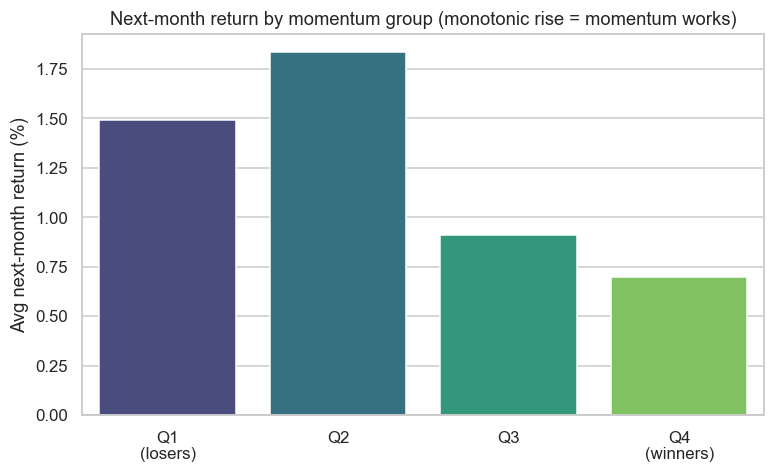

Recreate this plot in Python.
# Sort stocks into groups by momentum, then check each group's next-month return.
import os
from datetime import datetime
from pathlib import Path

import matplotlib

matplotlib.use("Agg")
import matplotlib.pyplot as plt
import numpy as np
import pandas as pd
import seaborn as sns
from openalgo import api

client = api(
    api_key=os.getenv("OPENALGO_API_KEY", "your_api_key_here"),
    host=os.getenv("OPENALGO_HOST", "http://127.0.0.1:5000"),
)

end = datetime.now().strftime("%Y-%m-%d")
universe = ["RELIANCE", "INFY", "HDFCBANK", "ITC", "TATASTEEL", "ADANIENT", "SBIN",
            "BHARTIARTL", "MARUTI", "SUNPHARMA", "TITAN", "HINDALCO", "AXISBANK",
            "LT", "WIPRO", "POWERGRID"]

prices = pd.DataFrame({s: client.history(symbol=s, exchange="NSE", interval="D",
                                         start_date="2021-01-01", end_date=end)["close"]
                       for s in universe})
monthly = prices.resample("ME").last()
momentum = monthly.pct_change(6)
forward = monthly.pct_change().shift(-1)

GROUPS = 4
bucket_ret = {g: [] for g in range(GROUPS)}
for date in momentum.index:
    score = momentum.loc[date].dropna()
    if len(score) < GROUPS:
        continue
    ranks = score.rank()
    labels = pd.qcut(ranks, GROUPS, labels=False)
    for g in range(GROUPS):
        names = labels[labels == g].index
        bucket_ret[g].append(forward.loc[date, names].mean())

avg = [np.nanmean(bucket_ret[g]) * 100 for g in range(GROUPS)]
names = ["Q1\n(losers)", "Q2", "Q3", "Q4\n(winners)"]

sns.set_theme(style="whitegrid")
fig, ax = plt.subplots(figsize=(8, 4.5))
sns.barplot(x=names, y=avg, hue=names, legend=False, palette="viridis", ax=ax)
ax.axhline(0, color="#555", lw=1)
ax.set_title("Next-month return by momentum group (monotonic rise = momentum works)")
ax.set_ylabel("Avg next-month return (%)")
out = Path(__file__).with_suffix(".png")
plt.savefig(out, dpi=110, bbox_inches="tight")
print(f"Group returns (low->high momentum): {[round(float(a), 2) for a in avg]}. Saved {out.name}")
